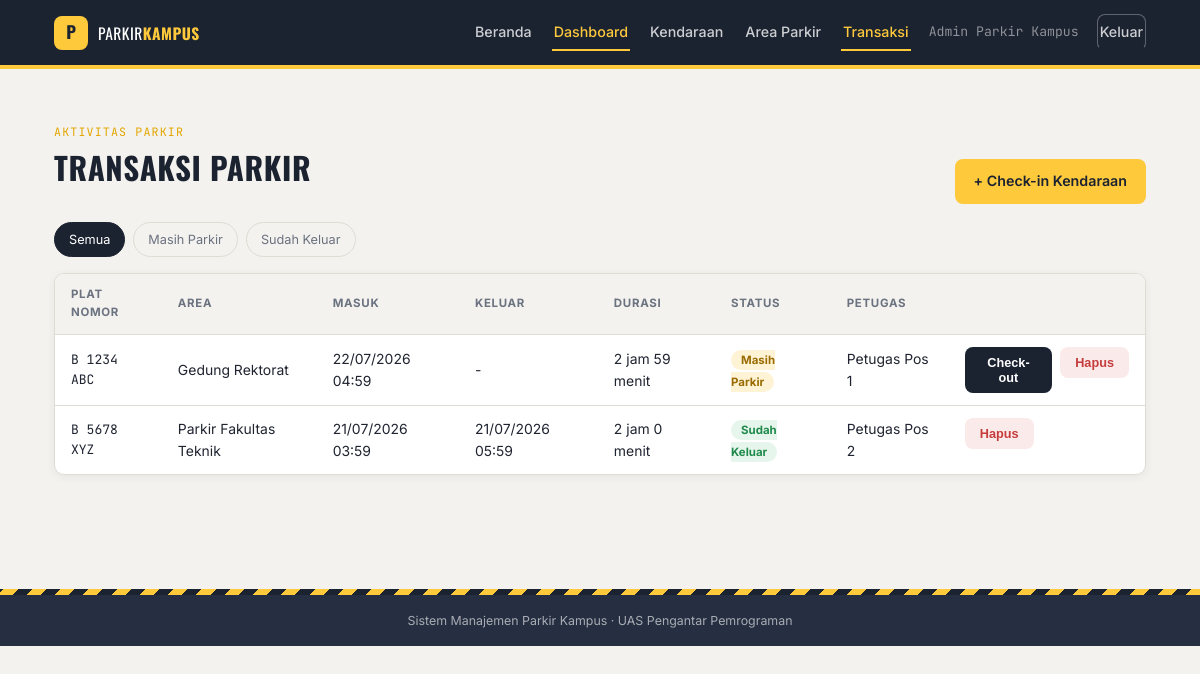
Screenshot of /admin/transaksi (signed in) with the database file from the repository.
### models.py (models this page shows, shortened)
class Transaksi(db.Model):
    __tablename__ = "transaksi"
    id = db.Column(db.Integer, primary_key=True)
    kendaraan_id = db.Column(db.Integer, db.ForeignKey("kendaraan.id"), nullable=False)
    area_id = db.Column(db.Integer, db.ForeignKey("area_parkir.id"), nullable=False)
    waktu_masuk = db.Column(db.DateTime, default=datetime.utcnow, nullable=False)
    waktu_keluar = db.Column(db.DateTime, nullable=True)
    status = db.Column(db.String(20), nullable=False, default=STATUS_TRANSAKSI[0])
    petugas = db.Column(db.String(100), nullable=False)
    catatan = db.Column(db.String(255), nullable=True)
    created_at = db.Column(db.DateTime, default=datetime.utcnow)
    @property
    def durasi_menit(self):
        akhir = self.waktu_keluar or datetime.utcnow()
        selisih = akhir - self.waktu_masuk
        return int(selisih.total_seconds() // 60)
    @property
    def durasi_display(self):
        menit = self.durasi_menit
        jam, sisa = divmod(menit, 60)
        if jam:
            return f"{jam} jam {sisa} menit"
        return f"{sisa} menit"

class Kendaraan(db.Model):
    __tablename__ = "kendaraan"
    id = db.Column(db.Integer, primary_key=True)
    plat_nomor = db.Column(db.String(20), unique=True, nullable=False)
    jenis_kendaraan = db.Column(db.String(10), nullable=False)  # Motor / Mobil
    nama_pemilik = db.Column(db.String(100), nullable=False)
    nim_nip = db.Column(db.String(30), nullable=True)
    jenis_pengguna = db.Column(db.String(20), nullable=False)  # Mahasiswa/Dosen/Staff/Tamu
    kontak = db.Column(db.String(30), nullable=True)
    created_at = db.Column(db.DateTime, default=datetime.utcnow)
    transaksi = db.relationship(
        "Transaksi", backref="kendaraan", cascade="all, delete-orphan", lazy=True
    )

class AreaParkir(db.Model):
    __tablename__ = "area_parkir"
    id = db.Column(db.Integer, primary_key=True)
    nama_area = db.Column(db.String(100), unique=True, nullable=False)
    lokasi = db.Column(db.String(150), nullable=True)
    kapasitas = db.Column(db.Integer, nullable=False, default=0)
    keterangan = db.Column(db.String(255), nullable=True)
    created_at = db.Column(db.DateTime, default=datetime.utcnow)
    transaksi = db.relationship(
        "Transaksi", backref="area", cascade="all, delete-orphan", lazy=True
    )

### routes/admin.py (the view)
@admin_bp.route("/transaksi")
@login_required
def transaksi_list():
    status = request.args.get("status", "")
    query = Transaksi.query
    if status in STATUS_TRANSAKSI:
        query = query.filter_by(status=status)
    daftar_transaksi = query.order_by(Transaksi.waktu_masuk.desc()).all()
    return render_template(
        "admin/transaksi_list.html", daftar_transaksi=daftar_transaksi,
        status=status, status_list=STATUS_TRANSAKSI,
    )

### routes/admin.py (called while the page is built)
def login_required(view_func):
    @wraps(view_func)
    def wrapped(*args, **kwargs):
        if not session.get("admin_id"):
            flash("Silakan login terlebih dahulu.", "danger")
            return redirect(url_for("auth.login"))
        return view_func(*args, **kwargs)
    return wrapped

### templates/admin/transaksi_list.html (shortened to what this page needs)
{% extends "base.html" %}
{% block content %}
<div class="section-head">
  <div>
    <span class="kicker">Aktivitas parkir</span>
    <h1>Transaksi Parkir</h1>
  </div>
  <a href="{{ url_for('admin.transaksi_checkin') }}" class="btn btn--accent">+ Check-in Kendaraan</a>
</div>
<div class="toolbar">
  <div class="filter-pills">
    <a href="{{ url_for('admin.transaksi_list') }}" class="filter-pill {{ 'is-active' if not status }}">Semua</a>
    {% for s in status_list %}
      <a href="{{ url_for('admin.transaksi_list', status=s) }}" class="filter-pill {{ 'is-active' if status == s }}">{{ s }}</a>
    {% endfor %}
  </div>
</div>
<div class="table-wrap">
  {% if daftar_transaksi %}
  <table>
    <thead>
      <tr>
        <th>Plat Nomor</th><th>Area</th><th>Masuk</th><th>Keluar</th><th>Durasi</th><th>Status</th><th>Petugas</th><th></th>
      </tr>
    </thead>
    <tbody>
      {% for t in daftar_transaksi %}
      <tr>
        <td class="mono">{{ t.kendaraan.plat_nomor }}</td>
        <td>{{ t.area.nama_area }}</td>
        <td>{{ t.waktu_masuk.strftime('%d/%m/%Y %H:%M') }}</td>
        <td>{{ t.waktu_keluar.strftime('%d/%m/%Y %H:%M') if t.waktu_keluar else '-' }}</td>
        <td>{{ t.durasi_display }}</td>
        <td>
          {% if t.status == 'Masih Parkir' %}
            <span class="status-pill status-pill--parkir">Masih Parkir</span>
          {% else %}
            <span class="status-pill status-pill--keluar">Sudah Keluar</span>
          {% endif %}
        </td>
        <td>{{ t.petugas }}</td>
        <td style="display:flex; gap:8px;">
          {% if t.status == 'Masih Parkir' %}
          <form method="POST" action="{{ url_for('admin.transaksi_checkout', transaksi_id=t.id) }}"
                data-confirm="Check-out kendaraan {{ t.kendaraan.plat_nomor }} sekarang?">
            <button type="submit" class="btn btn--dark btn--sm">Check-out</button>
          </form>
          {% endif %}
          <form method="POST" action="{{ url_for('admin.transaksi_hapus', transaksi_id=t.id) }}"
                data-confirm="Hapus data transaksi ini?">
            <button type="submit" class="btn btn--danger btn--sm">Hapus</button>
          </form>
        </td>
      </tr>
      {% endfor %}
    </tbody>
  </table>
  {% else %}
  <div class="empty-state">
    <strong>Belum ada transaksi</strong>
    {% if status %}Tidak ada transaksi dengan status "{{ status }}".{% else %}Mulai catat kendaraan yang masuk lewat tombol Check-in.{% endif %}
  </div>
  {% endif %}
</div>
{% endblock %}

### static/css/style.css (style rules this page uses)
:root { --c-asphalt: #1B2230; --c-asphalt-2: #262F41; --c-concrete: #F3F2EE; --c-concrete-2: #E9E7E0; --c-yellow: #FFC93C; --c-yellow-dark: #E3A600; --c-white: #FFFFFF; --c-text: #1F2430; --c-muted: #6B7280; --c-border: #DEDCD3; --c-success: #1F8A4C; --c-success-bg: #E7F6EC; --c-danger: #C63C3C; --c-danger-bg: #FBEAEA; --f-display: 'Oswald', sans-serif; --f-body: 'Inter', sans-serif; --f-mono: 'JetBrains Mono', monospace; --radius: 10px; --shadow: 0 2px 10px rgba(27,34,48,0.06); --shadow-md: 0 8px 28px rgba(27,34,48,0.12); }
* { box-sizing: border-box; }
html, body { margin:0; padding:0; background: var(--c-concrete); color: var(--c-text); font-family: var(--f-body); font-size: 15.5px; line-height: 1.55; }
a { color: inherit; text-decoration: none; }
h1,h2,h3,h4 { font-family: var(--f-display); text-transform: uppercase; letter-spacing: .02em; margin: 0 0 .4em; color: var(--c-asphalt); }
h1 { font-size: 2rem; }
.btn { display:inline-flex; align-items:center; justify-content:center; gap:8px; padding: 10px 18px; border-radius: 8px; border: 1px solid transparent; font-weight:600; font-size:.92rem; cursor:pointer; transition: transform .06s ease, box-shadow .15s ease; }
.btn--accent { background: var(--c-yellow); color: var(--c-asphalt); }
.btn--dark { background: var(--c-asphalt); color: var(--c-white); }
.btn--danger { background: var(--c-danger-bg); color: var(--c-danger); }
.btn--sm { padding: 7px 14px; font-size: .82rem; }
.table-wrap { background: var(--c-white); border:1px solid var(--c-border); border-radius: var(--radius); overflow: hidden; box-shadow: var(--shadow); }
table { width:100%; border-collapse: collapse; }
thead th { text-align:left; font-size:.74rem; text-transform:uppercase; letter-spacing:.06em; color: var(--c-muted); background: var(--c-concrete); padding: 12px 16px; border-bottom: 1px solid var(--c-border); }
tbody td { padding: 12px 16px; border-bottom: 1px solid var(--c-border); font-size: .9rem; vertical-align: middle; }
tbody tr:last-child td { border-bottom:none; }
.mono { font-family: var(--f-mono); font-size: .84rem; }
.status-pill { padding: 3px 10px; border-radius: 999px; font-size: .74rem; font-weight:700; }
.status-pill--parkir { background: #FFF3D6; color: #9A6B00; }
.status-pill--keluar { background: var(--c-success-bg); color: var(--c-success); }
.section-head { display:flex; justify-content:space-between; align-items:flex-end; gap: 16px; margin-bottom: 18px; flex-wrap: wrap; }
.section-head .kicker { color: var(--c-yellow-dark); font-family: var(--f-mono); font-size:.75rem; text-transform:uppercase; letter-spacing:.1em; }
.toolbar { display:flex; gap: 10px; align-items:center; flex-wrap: wrap; margin-bottom: 16px; }
.filter-pills { display:flex; gap:8px; flex-wrap: wrap; }
.filter-pill { padding: 7px 14px; border-radius: 999px; border: 1px solid var(--c-border); font-size:.82rem; color: var(--c-muted); }
.filter-pill.is-active { background: var(--c-asphalt); color: var(--c-white); border-color: var(--c-asphalt); }

### rows the page displays
Transaksi: kendaraan.plat_nomor "B 1234 ABC", area.nama_area "Gedung Rektorat", waktu_masuk "22/07/2026 04:59", waktu_keluar "-", durasi_display "2 jam 59 menit", status "Masih Parkir", petugas "Petugas Pos 1"
Transaksi: kendaraan.plat_nomor "B 5678 XYZ", area.nama_area "Parkir Fakultas Teknik", waktu_masuk "21/07/2026 03:59", waktu_keluar "21/07/2026 05:59", durasi_display "2 jam 0 menit", status "Sudah Keluar", petugas "Petugas Pos 2"

### other values shown
{{ session.get('admin_nama') }} "Admin Parkir Kampus"
{{ s }} "Masih Parkir" "Sudah Keluar"
